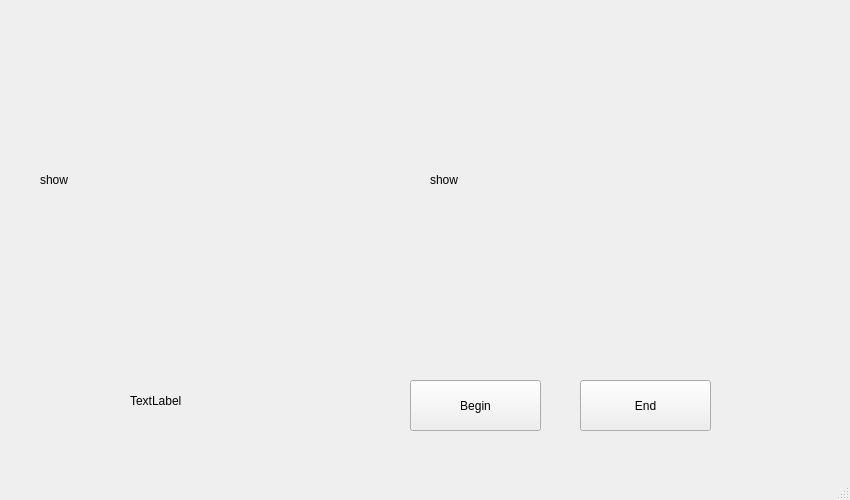
<?xml version="1.0" encoding="UTF-8"?>
<ui version="4.0">
 <class>MainWindow</class>
 <widget class="QMainWindow" name="MainWindow">
  <property name="geometry">
   <rect>
    <x>0</x>
    <y>0</y>
    <width>850</width>
    <height>500</height>
   </rect>
  </property>
  <property name="minimumSize">
   <size>
    <width>850</width>
    <height>500</height>
   </size>
  </property>
  <property name="maximumSize">
   <size>
    <width>850</width>
    <height>500</height>
   </size>
  </property>
  <property name="windowTitle">
   <string>MainWindow</string>
  </property>
  <widget class="QWidget" name="centralwidget">
   <widget class="QLabel" name="label">
    <property name="geometry">
     <rect>
      <x>40</x>
      <y>30</y>
      <width>350</width>
      <height>300</height>
     </rect>
    </property>
    <property name="text">
     <string>show</string>
    </property>
   </widget>
   <widget class="QLabel" name="label_2">
    <property name="geometry">
     <rect>
      <x>130</x>
      <y>370</y>
      <width>91</width>
      <height>61</height>
     </rect>
    </property>
    <property name="text">
     <string>TextLabel</string>
    </property>
   </widget>
   <widget class="QPushButton" name="pbn">
    <property name="geometry">
     <rect>
      <x>410</x>
      <y>380</y>
      <width>131</width>
      <height>51</height>
     </rect>
    </property>
    <property name="text">
     <string>Begin</string>
    </property>
   </widget>
   <widget class="QPushButton" name="pbn_2">
    <property name="geometry">
     <rect>
      <x>580</x>
      <y>380</y>
      <width>131</width>
      <height>51</height>
     </rect>
    </property>
    <property name="text">
     <string>End</string>
    </property>
   </widget>
   <widget class="QLabel" name="label_4">
    <property name="geometry">
     <rect>
      <x>430</x>
      <y>30</y>
      <width>350</width>
      <height>300</height>
     </rect>
    </property>
    <property name="text">
     <string>show</string>
    </property>
   </widget>
  </widget>
  <widget class="QMenuBar" name="menubar">
   <property name="geometry">
    <rect>
     <x>0</x>
     <y>0</y>
     <width>850</width>
     <height>22</height>
    </rect>
   </property>
  </widget>
  <widget class="QStatusBar" name="statusbar"/>
 </widget>
 <resources/>
 <connections/>
</ui>
